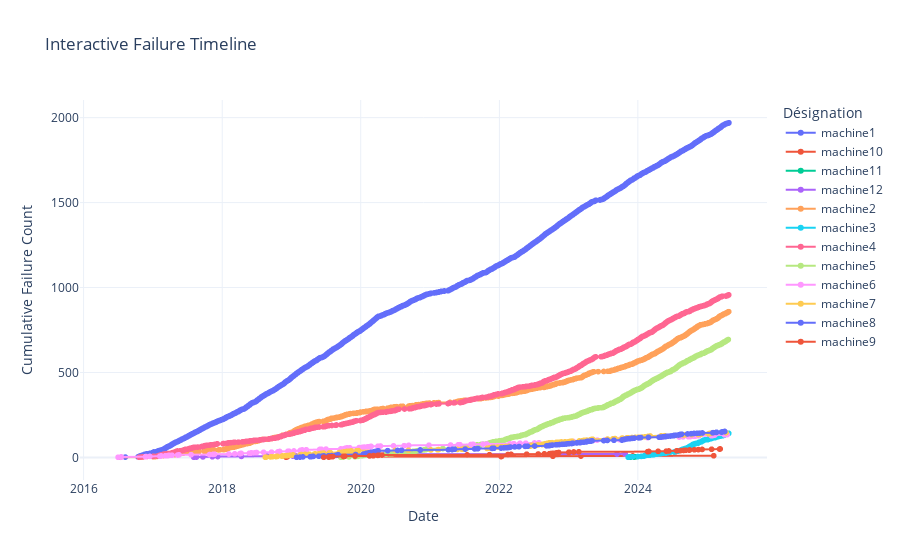
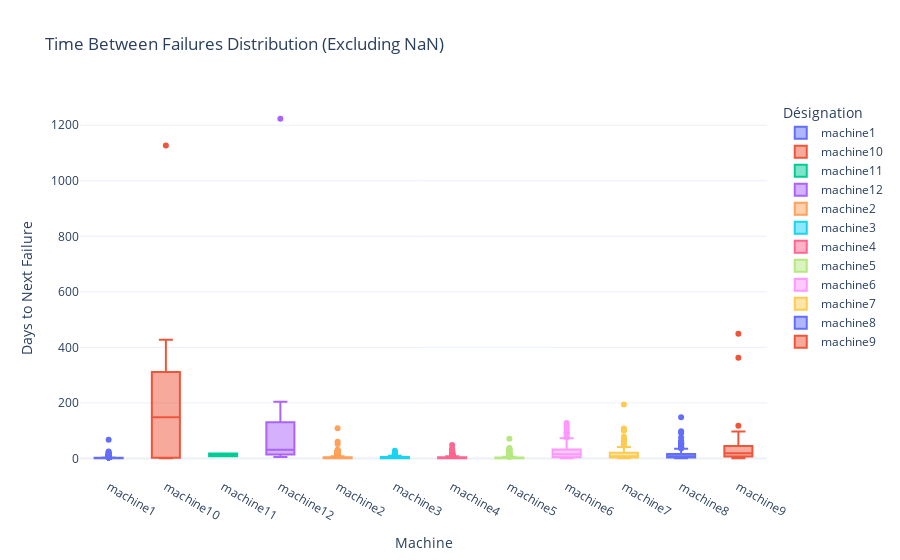

Notebook code cell kept with these figures, in order:
### Code cell
# Create a copy for visualization that handles NaN values
failures_viz = failures.copy()
failures_viz['Time_to_Next_Failure_Days_Filled'] = failures_viz['Time_to_Next_Failure_Days'].fillna(0)

# Plot 1: Interactive Failure Timeline
fig1 = px.line(failures_viz, x='Date intervention', y='Failure_Count', 
               color='Désignation', title='Interactive Failure Timeline',
               markers=True, template='plotly_white')
fig1.update_layout(
    xaxis_title='Date',
    yaxis_title='Cumulative Failure Count',
    hovermode='x unified'
)
fig1.show()

# Plot 2: Time Between Failures (Interactive Box Plot) - Exclude NaN
fig2 = px.box(failures_viz.dropna(subset=['Time_to_Next_Failure_Days']), 
              x='Désignation', y='Time_to_Next_Failure_Days',
              title='Time Between Failures Distribution (Excluding NaN)',
              color='Désignation', template='plotly_white')
fig2.update_layout(
    xaxis_title='Machine',
    yaxis_title='Days to Next Failure'
)
fig2.show()

# Plot 3: Calendar Heatmap of Failures
failures_viz['Date'] = failures_viz['Date intervention'].dt.date
daily_failures = failures_viz.groupby(['Date', 'Désignation']).size().reset_index(name='Failures')

fig3 = px.density_heatmap(daily_failures, x='Date', y='Désignation', z='Failures',
                         title='Daily Failure Heatmap',
                         color_continuous_scale='Viridis',
                         template='plotly_white')
fig3.update_layout(
    xaxis_title='Date',
    yaxis_title='Machine'
)
fig3.show()

# Plot 4: Machine Failure Statistics Dashboard
fig4 = make_subplots(
    rows=2, cols=2,
    subplot_titles=('Failure Timeline', 'Time Between Failures', 
                   'Failure Distribution', 'Monthly Trends'),
    specs=[[{"type": "scatter"}, {"type": "box"}],
          [{"type": "bar"}, {"type": "scatter"}]]
)

# Subplot 1: Failure Timeline
for machine in failures_viz['Désignation'].unique():
    machine_data = failures_viz[failures_viz['Désignation'] == machine]
    fig4.add_trace(
        go.Scatter(x=machine_data['Date intervention'], 
                  y=machine_data['Failure_Count'],
                  name=machine, mode='lines+markers'),
        row=1, col=1
    )

# Subplot 2: Time Between Failures (exclude NaN)
for machine in failures_viz['Désignation'].unique():
    machine_data = failures_viz[(failures_viz['Désignation'] == machine) & 
                               (failures_viz['Time_to_Next_Failure_Days'].notna())]
    if not machine_data.empty:
        fig4.add_trace(
            go.Box(y=machine_data['Time_to_Next_Failure_Days'],
                   name=machine, showlegend=False),
            row=1, col=2
        )

# Subplot 3: Failure Distribution
failure_counts = failures_viz['Désignation'].value_counts()
fig4.add_trace(
    go.Bar(x=failure_counts.index, y=failure_counts.values,
           marker_color=px.colors.qualitative.Set3),
    row=2, col=1
)

# Subplot 4: Monthly Trends
monthly_totals = failures_viz.groupby(failures_viz['Date intervention'].dt.to_period('M')).size()
monthly_totals.index = monthly_totals.index.astype(str)
fig4.add_trace(
    go.Scatter(x=monthly_totals.index, y=monthly_totals.values,
               mode='lines+markers', name='Total Monthly Failures',
               line=dict(color='red', width=3)),
    row=2, col=2
)

fig4.update_layout(height=800, title_text="Machine Failure Analysis Dashboard",
                  template='plotly_white')
fig4.show()

# Plot 5: Fixed Interactive Failure Calendar - Use filled values
fig5 = px.scatter(failures_viz, x='Date intervention', y='Désignation',
                 color='Désignation', size='Time_to_Next_Failure_Days_Filled',
                 hover_data=['Time_to_Next_Failure_Days'],
                 title='Failure Events Calendar (Size = Days to Next Failure)',
                 template='plotly_white')
fig5.update_layout(
    xaxis_title='Date',
    yaxis_title='Machine'
)
fig5.show()

# Plot 6: Additional - Failure Intervals Over Time
fig6 = px.scatter(failures_viz.dropna(subset=['Time_to_Next_Failure_Days']),
                 x='Date intervention', y='Time_to_Next_Failure_Days',
                 color='Désignation', 
                 title='Time Between Failures Over Time',
                 labels={'Time_to_Next_Failure_Days': 'Days to Next Failure'},
                 template='plotly_white')
fig6.update_traces(marker=dict(size=8))
fig6.show()

### Figure 1 — Plotly figure (JSON) as saved in the notebook; plotly's stock layout.template omitted (floating-point values rounded to 4 significant figures; data arrays with more than 128 entries replaced by an {"elided": "..."} marker saying what was removed)
{"data": [{"hovertemplate": "Désignation=machine1<br>Date intervention=%{x}<br>Failure_Count=%{y}<extra></extra>", "legendgroup": "machine1", "line": {"color": "#636efa", "dash": "solid"}, "marker": {"symbol": "circle"}, "mode": "lines+markers", "name": "machine1", "showlegend": true, "type": "scattergl", "x": {"elided": "1970 str values"}, "xaxis": "x", "y": {"elided": "1970 int values"}, "yaxis": "y"}, {"hovertemplate": "Désignation=machine10<br>Date intervention=%{x}<br>Failure_Count=%{y}<extra></extra>", "legendgroup": "machine10", "line": {"color": "#EF553B", "dash": "solid"}, "marker": {"symbol": "circle"}, "mode": "lines+markers", "name": "machine10", "showlegend": true, "type": "scattergl", "x": ["2018-12-04T00:00:00.000000000", "2018-12-05T00:00:00.000000000", "2018-12-06T00:00:00.000000000", "2018-12-10T00:00:00.000000000", "2022-01-10T00:00:00.000000000", "2022-01-13T00:00:00.000000000", "2022-10-10T00:00:00.000000000", "2023-03-07T00:00:00.000000000", "2023-12-05T00:00:00.000000000", "2025-02-04T00:00:00.000000000"], "xaxis": "x", "y": [1, 2, 3, 4, 5, 6, 7, 8, 9, 10], "yaxis": "y"}, {"hovertemplate": "Désignation=machine11<br>Date intervention=%{x}<br>Failure_Count=%{y}<extra></extra>", "legendgroup": "machine11", "line": {"color": "#00cc96", "dash": "solid"}, "marker": {"symbol": "circle"}, "mode": "lines+markers", "name": "machine11", "showlegend": true, "type": "scattergl", "x": ["2023-11-23T00:00:00.000000000", "2023-12-11T00:00:00.000000000", "2023-12-19T00:00:00.000000000"], "xaxis": "x", "y": [1, 2, 3], "yaxis": "y"}, {"hovertemplate": "Désignation=machine12<br>Date intervention=%{x}<br>Failure_Count=%{y}<extra></extra>", "legendgroup": "machine12", "line": {"color": "#ab63fa", "dash": "solid"}, "marker": {"symbol": "circle"}, "mode": "lines+markers", "name": "machine12", "showlegend": true, "type": "scattergl", "x": ["2017-08-04T00:00:00.000000000", "2017-08-18T00:00:00.000000000", "2017-09-21T00:00:00.000000000", "2017-11-10T00:00:00.000000000", "2017-12-08T00:00:00.000000000", "2018-04-12T00:00:00.000000000", "2018-08-26T00:00:00.000000000", "2019-01-08T00:00:00.000000000", "2019-01-26T00:00:00.000000000", "2019-06-27T00:00:00.000000000", "2019-07-12T00:00:00.000000000", "2019-07-17T00:00:00.000000000", "2019-07-29T00:00:00.000000000", "2019-09-02T00:00:00.000000000", "2019-09-17T00:00:00.000000000", "2019-09-24T00:00:00.000000000", "2019-10-09T00:00:00.000000000", "2019-10-17T00:00:00.000000000", "2020-05-08T00:00:00.000000000", "2023-09-13T00:00:00.000000000", "2023-10-26T00:00:00.000000000"], "xaxis": "x", "y": [1, 2, 3, 4, 5, 6, 7, 8, 9, 10, 11, 12, 13, 14, 15, 16, 17, 18, 19, 20, 21], "yaxis": "y"}, {"hovertemplate": "Désignation=machine2<br>Date intervention=%{x}<br>Failure_Count=%{y}<extra></extra>", "legendgroup": "machine2", "line": {"color": "#FFA15A", "dash": "solid"}, "marker": {"symbol": "circle"}, "mode": "lines+markers", "name": "machine2", "showlegend": true, "type": "scattergl", "x": {"elided": "858 str values"}, "xaxis": "x", "y": {"elided": "858 int values"}, "yaxis": "y"}, {"hovertemplate": "Désignation=machine3<br>Date intervention=%{x}<br>Failure_Count=%{y}<extra></extra>", "legendgroup": "machine3", "line": {"color": "#19d3f3", "dash": "solid"}, "marker": {"symbol": "circle"}, "mode": "lines+markers", "name": "machine3", "showlegend": true, "type": "scattergl", "x": {"elided": "142 str values"}, "xaxis": "x", "y": {"elided": "142 int values"}, "yaxis": "y"}, {"hovertemplate": "Désignation=machine4<br>Date intervention=%{x}<br>Failure_Count=%{y}<extra></extra>", "legendgroup": "machine4", "line": {"color": "#FF6692", "dash": "solid"}, "marker": {"symbol": "circle"}, "mode": "lines+markers", "name": "machine4", "showlegend": true, "type": "scattergl", "x": {"elided": "957 str values"}, "xaxis": "x", "y": {"elided": "957 int values"}, "yaxis": "y"}, {"hovertemplate": "Désignation=machine5<br>Date intervention=%{x}<br>Failure_Count=%{y}<extra></extra>", "legendgroup": "machine5", "line": {"color": "#B6E880", "dash": "solid"}, "marker": {"symbol": "circle"}, "mode": "lines+markers", "name": "machine5", "showlegend": true, "type": "scattergl", "x": {"elided": "694 str values"}, "xaxis": "x", "y": {"elided": "694 int values"}, "yaxis": "y"}, {"hovertemplate": "Désignation=machine6<br>Date intervention=%{x}<br>Failure_Count=%{y}<extra></extra>", "legendgroup": "machine6", "line": {"color": "#FF97FF", "dash": "solid"}, "marker": {"symbol": "circle"}, "mode": "lines+markers", "name": "machine6", "showlegend": true, "type": "scattergl", "x": {"elided": "134 str values"}, "xaxis": "x", "y": {"elided": "134 int values"}, "yaxis": "y"}, {"hovertemplate": "Désignation=machine7<br>Date intervention=%{x}<br>Failure_Count=%{y}<extra></extra>", "legendgroup": "machine7", "line": {"color": "#FECB52", "dash": "solid"}, "marker": {"symbol": "circle"}, "mode": "lines+markers", "name": "machine7", "showlegend": true, "type": "scattergl", "x": {"elided": "146 str values"}, "xaxis": "x", "y": {"elided": "146 int values"}, "yaxis": "y"}, {"hovertemplate": "Désignation=machine8<br>Date intervention=%{x}<br>Failure_Count=%{y}<extra></extra>", "legendgroup": "machine8", "line": {"color": "#636efa", "dash": "solid"}, "marker": {"symbol": "circle"}, "mode": "lines+markers", "name": "machine8", "showlegend": true, "type": "scattergl", "x": {"elided": "153 str values"}, "xaxis": "x", "y": {"elided": "153 int values"}, "yaxis": "y"}, {"hovertemplate": "Désignation=machine9<br>Date intervention=%{x}<br>Failure_Count=%{y}<extra></extra>", "legendgroup": "machine9", "line": {"color": "#EF553B", "dash": "solid"}, "marker": {"symbol": "circle"}, "mode": "lines+markers", "name": "machine9", "showlegend": true, "type": "scattergl", "x": ["2019-06-20T00:00:00.000000000", "2019-07-16T00:00:00.000000000", "2019-07-22T00:00:00.000000000", "2019-07-26T00:00:00.000000000", "2019-08-07T00:00:00.000000000", "2019-10-02T00:00:00.000000000", "2019-10-09T00:00:00.000000000", "2019-12-02T00:00:00.000000000", "2020-02-17T00:00:00.000000000", "2020-03-07T00:00:00.000000000", "2020-03-09T00:00:00.000000000", "2020-03-31T00:00:00.000000000", "2020-04-04T00:00:00.000000000", "2020-04-22T00:00:00.000000000", "2021-07-15T00:00:00.000000000", "2021-11-10T00:00:00.000000000", "2022-02-15T00:00:00.000000000", "2022-03-04T00:00:00.000000000", "2022-05-25T00:00:00.000000000", "2022-07-25T00:00:00.000000000", "2022-08-26T00:00:00.000000000", "2022-09-22T00:00:00.000000000", "2022-09-30T00:00:00.000000000", "2022-10-10T00:00:00.000000000", "2022-10-24T00:00:00.000000000", "2022-10-27T00:00:00.000000000", "2022-10-31T00:00:00.000000000", "2022-11-07T00:00:00.000000000", "2022-11-10T00:00:00.000000000", "2023-01-02T00:00:00.000000000", "2023-01-03T00:00:00.000000000", "2023-01-28T00:00:00.000000000", "2023-02-24T00:00:00.000000000", "2024-02-22T00:00:00.000000000", "2024-02-28T00:00:00.000000000", "2024-04-17T00:00:00.000000000", "2024-05-30T00:00:00.000000000", "2024-06-12T00:00:00.000000000", "2024-07-24T00:00:00.000000000", "2024-08-12T00:00:00.000000000", "2024-08-29T00:00:00.000000000", "2024-09-09T00:00:00.000000000", "2024-09-28T00:00:00.000000000", "2024-09-30T00:00:00.000000000", "2024-10-25T00:00:00.000000000", "2024-11-15T00:00:00.000000000", "2024-12-05T00:00:00.000000000", "2025-01-24T00:00:00.000000000", "2025-03-07T00:00:00.000000000", "2025-03-10T00:00:00.000000000"], "xaxis": "x", "y": [1, 2, 3, 4, 5, 6, 7, 8, 9, 10, 11, 12, 13, 14, 15, 16, 17, 18, 19, 20, 21, 22, 23, 24, 25, 26, 27, 28, 29, 30, 31, 32, 33, 34, 35, 36, 37, 38, 39, 40, 41, 42, 43, 44, 45, 46, 47, 48, 49, 50], "yaxis": "y"}], "layout": {"hovermode": "x unified", "legend": {"title": {"text": "Désignation"}, "tracegroupgap": 0}, "title": {"text": "Interactive Failure Timeline"}, "xaxis": {"anchor": "y", "domain": [0, 1], "title": {"text": "Date"}}, "yaxis": {"anchor": "x", "domain": [0, 1], "title": {"text": "Cumulative Failure Count"}}}}

### Figure 2 — Plotly figure (JSON) as saved in the notebook; plotly's stock layout.template omitted (floating-point values rounded to 4 significant figures; data arrays with more than 128 entries replaced by an {"elided": "..."} marker saying what was removed)
{"data": [{"alignmentgroup": "True", "hovertemplate": "Désignation=%{x}<br>Time_to_Next_Failure_Days=%{y}<extra></extra>", "legendgroup": "machine1", "marker": {"color": "#636efa"}, "name": "machine1", "notched": false, "offsetgroup": "machine1", "orientation": "v", "showlegend": true, "type": "box", "x": {"elided": "1969 str values"}, "x0": " ", "xaxis": "x", "y": {"elided": "1969 float values"}, "y0": " ", "yaxis": "y"}, {"alignmentgroup": "True", "hovertemplate": "Désignation=%{x}<br>Time_to_Next_Failure_Days=%{y}<extra></extra>", "legendgroup": "machine10", "marker": {"color": "#EF553B"}, "name": "machine10", "notched": false, "offsetgroup": "machine10", "orientation": "v", "showlegend": true, "type": "box", "x": ["machine10", "machine10", "machine10", "machine10", "machine10", "machine10", "machine10", "machine10", "machine10"], "x0": " ", "xaxis": "x", "y": [1.0, 1.0, 4.0, 1127.0, 3.0, 270.0, 148.0, 273.0, 427.0], "y0": " ", "yaxis": "y"}, {"alignmentgroup": "True", "hovertemplate": "Désignation=%{x}<br>Time_to_Next_Failure_Days=%{y}<extra></extra>", "legendgroup": "machine11", "marker": {"color": "#00cc96"}, "name": "machine11", "notched": false, "offsetgroup": "machine11", "orientation": "v", "showlegend": true, "type": "box", "x": ["machine11", "machine11"], "x0": " ", "xaxis": "x", "y": [18.0, 8.0], "y0": " ", "yaxis": "y"}, {"alignmentgroup": "True", "hovertemplate": "Désignation=%{x}<br>Time_to_Next_Failure_Days=%{y}<extra></extra>", "legendgroup": "machine12", "marker": {"color": "#ab63fa"}, "name": "machine12", "notched": false, "offsetgroup": "machine12", "orientation": "v", "showlegend": true, "type": "box", "x": ["machine12", "machine12", "machine12", "machine12", "machine12", "machine12", "machine12", "machine12", "machine12", "machine12", "machine12", "machine12", "machine12", "machine12", "machine12", "machine12", "machine12", "machine12", "machine12", "machine12"], "x0": " ", "xaxis": "x", "y": [14.0, 34.0, 50.0, 28.0, 125.0, 136.0, 135.0, 18.0, 152.0, 15.0, 5.0, 12.0, 35.0, 15.0, 7.0, 15.0, 8.0, 204.0, 1223.0, 43.0], "y0": " ", "yaxis": "y"}, {"alignmentgroup": "True", "hovertemplate": "Désignation=%{x}<br>Time_to_Next_Failure_Days=%{y}<extra></extra>", "legendgroup": "machine2", "marker": {"color": "#FFA15A"}, "name": "machine2", "notched": false, "offsetgroup": "machine2", "orientation": "v", "showlegend": true, "type": "box", "x": {"elided": "857 str values"}, "x0": " ", "xaxis": "x", "y": {"elided": "857 float values"}, "y0": " ", "yaxis": "y"}, {"alignmentgroup": "True", "hovertemplate": "Désignation=%{x}<br>Time_to_Next_Failure_Days=%{y}<extra></extra>", "legendgroup": "machine3", "marker": {"color": "#19d3f3"}, "name": "machine3", "notched": false, "offsetgroup": "machine3", "orientation": "v", "showlegend": true, "type": "box", "x": {"elided": "141 str values"}, "x0": " ", "xaxis": "x", "y": {"elided": "141 float values"}, "y0": " ", "yaxis": "y"}, {"alignmentgroup": "True", "hovertemplate": "Désignation=%{x}<br>Time_to_Next_Failure_Days=%{y}<extra></extra>", "legendgroup": "machine4", "marker": {"color": "#FF6692"}, "name": "machine4", "notched": false, "offsetgroup": "machine4", "orientation": "v", "showlegend": true, "type": "box", "x": {"elided": "956 str values"}, "x0": " ", "xaxis": "x", "y": {"elided": "956 float values"}, "y0": " ", "yaxis": "y"}, {"alignmentgroup": "True", "hovertemplate": "Désignation=%{x}<br>Time_to_Next_Failure_Days=%{y}<extra></extra>", "legendgroup": "machine5", "marker": {"color": "#B6E880"}, "name": "machine5", "notched": false, "offsetgroup": "machine5", "orientation": "v", "showlegend": true, "type": "box", "x": {"elided": "693 str values"}, "x0": " ", "xaxis": "x", "y": {"elided": "693 float values"}, "y0": " ", "yaxis": "y"}, {"alignmentgroup": "True", "hovertemplate": "Désignation=%{x}<br>Time_to_Next_Failure_Days=%{y}<extra></extra>", "legendgroup": "machine6", "marker": {"color": "#FF97FF"}, "name": "machine6", "notched": false, "offsetgroup": "machine6", "orientation": "v", "showlegend": true, "type": "box", "x": {"elided": "133 str values"}, "x0": " ", "xaxis": "x", "y": {"elided": "133 float values"}, "y0": " ", "yaxis": "y"}, {"alignmentgroup": "True", "hovertemplate": "Désignation=%{x}<br>Time_to_Next_Failure_Days=%{y}<extra></extra>", "legendgroup": "machine7", "marker": {"color": "#FECB52"}, "name": "machine7", "notched": false, "offsetgroup": "machine7", "orientation": "v", "showlegend": true, "type": "box", "x": {"elided": "145 str values"}, "x0": " ", "xaxis": "x", "y": {"elided": "145 float values"}, "y0": " ", "yaxis": "y"}, {"alignmentgroup": "True", "hovertemplate": "Désignation=%{x}<br>Time_to_Next_Failure_Days=%{y}<extra></extra>", "legendgroup": "machine8", "marker": {"color": "#636efa"}, "name": "machine8", "notched": false, "offsetgroup": "machine8", "orientation": "v", "showlegend": true, "type": "box", "x": {"elided": "152 str values"}, "x0": " ", "xaxis": "x", "y": {"elided": "152 float values"}, "y0": " ", "yaxis": "y"}, {"alignmentgroup": "True", "hovertemplate": "Désignation=%{x}<br>Time_to_Next_Failure_Days=%{y}<extra></extra>", "legendgroup": "machine9", "marker": {"color": "#EF553B"}, "name": "machine9", "notched": false, "offsetgroup": "machine9", "orientation": "v", "showlegend": true, "type": "box", "x": ["machine9", "machine9", "machine9", "machine9", "machine9", "machine9", "machine9", "machine9", "machine9", "machine9", "machine9", "machine9", "machine9", "machine9", "machine9", "machine9", "machine9", "machine9", "machine9", "machine9", "machine9", "machine9", "machine9", "machine9", "machine9", "machine9", "machine9", "machine9", "machine9", "machine9", "machine9", "machine9", "machine9", "machine9", "machine9", "machine9", "machine9", "machine9", "machine9", "machine9", "machine9", "machine9", "machine9", "machine9", "machine9", "machine9", "machine9", "machine9", "machine9"], "x0": " ", "xaxis": "x", "y": [26.0, 6.0, 4.0, 12.0, 56.0, 7.0, 54.0, 77.0, 19.0, 2.0, 22.0, 4.0, 18.0, 449.0, 118.0, 97.0, 17.0, 82.0, 61.0, 32.0, 27.0, 8.0, 10.0, 14.0, 3.0, 4.0, 7.0, 3.0, 53.0, 1.0, 25.0, 27.0, 363.0, 6.0, 49.0, 43.0, 13.0, 42.0, 19.0, 17.0, 11.0, 19.0, 2.0, 25.0, 21.0, 20.0, 50.0, 42.0, 3.0], "y0": " ", "yaxis": "y"}], "layout": {"boxmode": "overlay", "legend": {"title": {"text": "Désignation"}, "tracegroupgap": 0}, "title": {"text": "Time Between Failures Distribution (Excluding NaN)"}, "xaxis": {"anchor": "y", "categoryarray": ["machine1", "machine10", "machine11", "machine12", "machine2", "machine3", "machine4", "machine5", "machine6", "machine7", "machine8", "machine9"], "categoryorder": "array", "domain": [0, 1], "title": {"text": "Machine"}}, "yaxis": {"anchor": "x", "domain": [0, 1], "title": {"text": "Days to Next Failure"}}}}
